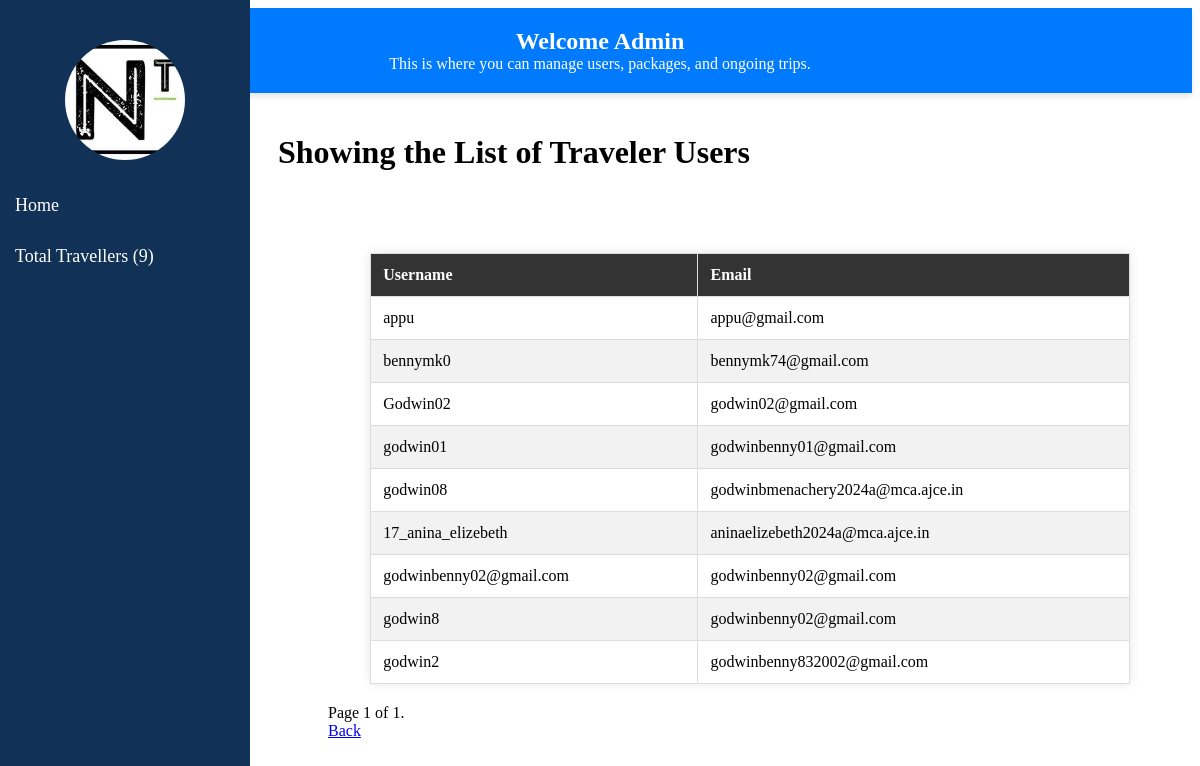
Page /travellers/ (signed in) on the earlier database version.
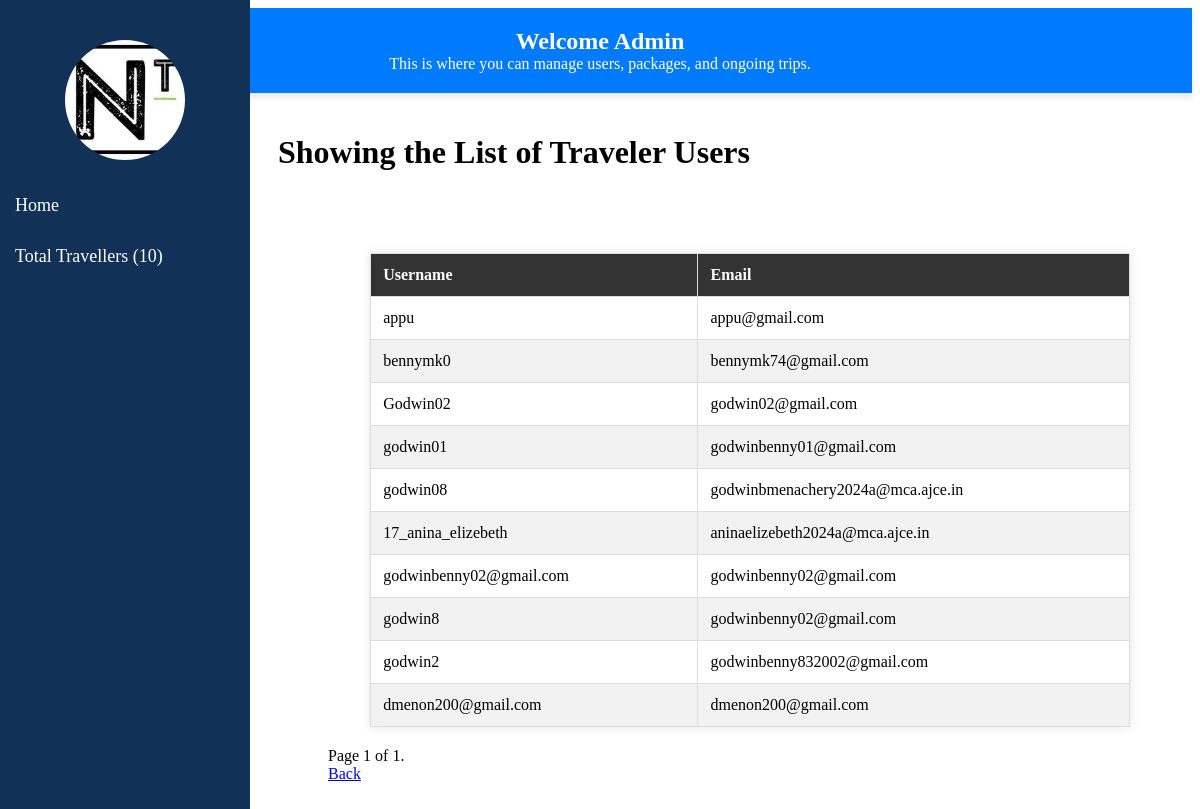
Same page on the later database version.
### Niwi_Travels/models.py (models this page shows, shortened)
class User(AbstractUser):
    is_traveller = models.BooleanField(default=True)
    is_driver = models.BooleanField(default=False)

### Niwi_Travels/views.py (the view)
# urls.py: path('travellers/', views.travellers, name='travellers'),
@never_cache
@login_required(login_url='log')
def travellers(request):
    if request.user.is_staff:
        user_profiles = User.objects.filter(is_traveller=True)
        user_count = user_profiles.count()
        paginator = Paginator(user_profiles, 10)
        page_number = request.GET.get('page')
        page = paginator.get_page(page_number)
        context = {'user_profiles': page, 'user_count': user_count}
        return render(request, 'travellers.html', context)
    return redirect('/log')

### templates/travellers.html (shortened to what this page needs)
{% load static %}
<!DOCTYPE html>
<html lang="en">
<head>
</head>
<body>
    <div class="sidebar">
        <div class="profile-picture"></div>
        <a href="/admins" id="logout-link">Home</a>
        <a href="#">Total Travellers ({{ user_count }})</a>
    </div>
    <div class="navbar">
        <h1>Welcome Admin</h1>
        <p>This is where you can manage users, packages, and ongoing trips.</p>
    </div>
    <div class="main-content">
        <h1>Showing the List of Traveler Users</h1>
    </div>
    <div class="table-container">
        <main>
            <table>
                <thead>
                    <tr>
                        <th>Username</th>
                        <th>Email</th>
                    </tr>
                </thead>
                <tbody>
                    {% for user_profile in user_profiles %}
                        <tr>
                            <td>{{ user_profile.username }}</td>
                            <td>{{ user_profile.email }}</td>
                        </tr>
                    {% endfor %}
                </tbody>
            </table>
        </main>
        <div class="pagination">
            <span class="step-links">
                <span class="current">
                    Page {{ user_profiles.number }} of {{ user_profiles.paginator.num_pages }}.
                </span>
            </span>
        </div>
        <div class="back-button">
            <a href="/admins" class="button">Back</a>
        </div>
    </div>
</body>
</html>

Differences in the rows shown:
added User: username "dmenon200@gmail.com", email "dmenon200@gmail.com"
Other differences:
{{ user_count }}: "9" → "10"
